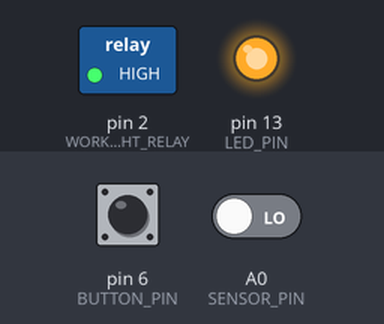
Bench run of a sketch on a simulated Arduino Uno, built with avr-gcc and run on an emulated ATmega328P. Parts: switched loads named in the sketch (green lamp = pin HIGH), output pins drawn as LEDs (lit = HIGH). The test bench sets the inputs (shaded band); at power-on: pin 6 (BUTTON_PIN) HIGH, A0 (SENSOR_PIN) LOW. Pins used as bus, display or sensor lines are not drawn; what the sketch prints to the serial monitor is not drawn.

Above: at 12.6 s.
12.7 s: pin 6 (BUTTON_PIN) pulled LOW for 0.15 s
At 14.8 s:
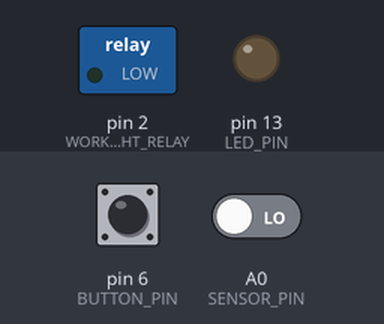
15.7 s: A0 (SENSOR_PIN) driven HIGH
At 17.5 s:
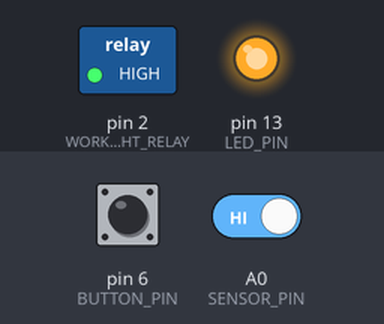
17.8 s: pin 6 (BUTTON_PIN) pulled LOW for 3.2 s
At 18.05 s:
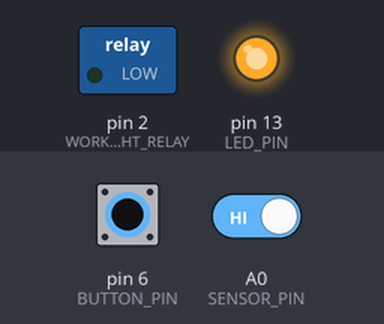
Timing chart, 0 to 23.7 s (numbered marks = the images above; inputs shaded):
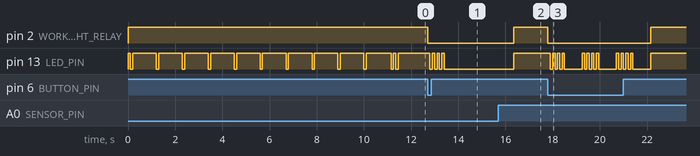

Measured:
- after the input at 12.7 s, pin 2 (WORKLIGHT_RELAY): HIGH → LOW at once; pin 13 (LED_PIN): alternates HIGH for 0.10 s and LOW for 0.10 s, 7 changes in all, then stays LOW, starting after 0.10 s
- after the input at 15.7 s, pin 2 (WORKLIGHT_RELAY), pin 13 (LED_PIN): LOW → HIGH after 0.65 s
- after the input at 17.8 s, pin 2 (WORKLIGHT_RELAY): HIGH → LOW at once, → HIGH 4.4 s later; pin 13 (LED_PIN): HIGH → LOW after 0.10 s, then repeats every 1.5 s: 2 × (HIGH 0.10 s, LOW 0.10 s), HIGH 0.10 s, LOW 0.75 s, HIGH 0.10 s, LOW 0.10 s, until it stays HIGH from 22.2 s

The sketch:

ArduinoAudioFlashTrigger.pde
```cpp
/* 	Audio camera trigger by Matt Richardson
        Heavily modified by Warren Gill
	This is a basic motion detecting camera & flash trigger for Arduino.
	Use a piezo element for the sensor (see http://www.arduino.cc/en/Tutorial/KnockSensor)
	Use opto isolators (aka optocouplers) for the flash and camera triggers
	Camera must be in BULB mode for shutter release to work
*/
#define WORKLIGHT_RELAY      2 // for turning on the work light
#define FOCUS_TRIGGER_PIN    3 // 1k resistor to pin 1 of a 4N35 to the flash
#define SHUTTER_TRIGGER_PIN  4 // 1k resistor to pin 1 of a 4N35 to the shutter
#define FLASH_TRIGGER_PIN    5 // 1k resistor to pin 1 of a 4N35
#define BUTTON_PIN           6 // Push button
#define LED_PIN             13 // Status LED
#define SENSOR_PIN          A0 // Data pin of PIR sensor

#define STANDBY              0
#define ACTIVE               1
#define SENSOR_THRESHOLD     0

const unsigned int calibrationTime = 10; // The time we give the sensor to calibrate
                                         // (10-60 secs according to the datasheet)
const unsigned int BAUD_RATE = 9600;     // Serial port baud rate

int mode = STANDBY;

// For best results, set flashDelayMS according to what type
// of shot you're doing. 0 seems best for balloon burst while
// 10 seems best for shattering glass. YMMV.
long flashDelayMS = 100;

void setup() {
  pinMode(WORKLIGHT_RELAY, OUTPUT);
  pinMode(FOCUS_TRIGGER_PIN, OUTPUT);
  pinMode(SHUTTER_TRIGGER_PIN, OUTPUT);
  pinMode(FLASH_TRIGGER_PIN, OUTPUT);
  pinMode(BUTTON_PIN, INPUT);
  pinMode(LED_PIN, OUTPUT);
  digitalWrite(WORKLIGHT_RELAY, HIGH); //turn the lights on
  digitalWrite(FOCUS_TRIGGER_PIN, LOW);
  digitalWrite(SHUTTER_TRIGGER_PIN, LOW);
  digitalWrite(FLASH_TRIGGER_PIN, LOW);
  digitalWrite(BUTTON_PIN, HIGH); //turn on internal 20 k pullup resistor so the open input state is HIGH.
  digitalWrite(LED_PIN, HIGH); //turn the LED on
  Serial.begin(BAUD_RATE);
  Serial.print("Calibrating sensor");
  for(int i = 0; i < calibrationTime; i++) {
    Serial.print(".");
    flashLED(1);
    delay(900);
  }
  Serial.println(" done.");
  Serial.println("Sensor active.");
  delay(50);
  flashLED(2);
}

void loop() {
  if (digitalRead(BUTTON_PIN) == LOW) {
    Serial.println("Activating");
    mode = ACTIVE;
    digitalWrite(WORKLIGHT_RELAY, LOW); // turn the lights off
    // Give time for light to go down and settle after button push
    // flash the led
    flashLED(4);
    digitalWrite(LED_PIN, LOW); // show we're ready
    digitalWrite(FOCUS_TRIGGER_PIN, HIGH); // camera focus
    digitalWrite(SHUTTER_TRIGGER_PIN, HIGH); // open the camera shutter
  }
  if ((mode == ACTIVE) && (digitalRead(SENSOR_PIN))) {
    // If we're in ACTIVE mode and we sense a pop:
    Serial.println("Photo!");
    delay(flashDelayMS);
    digitalWrite(FLASH_TRIGGER_PIN, HIGH); // Fire the flash
    delay(50);
    digitalWrite(FLASH_TRIGGER_PIN, LOW);
    digitalWrite(FOCUS_TRIGGER_PIN, LOW); // camera focus off
    digitalWrite(SHUTTER_TRIGGER_PIN, LOW); // close camera shutter
    mode = STANDBY;
    delay(500); // wait before turning lights on
    digitalWrite(LED_PIN, HIGH);
    digitalWrite(WORKLIGHT_RELAY, HIGH); // turn lights back on
    Serial.println("Done.");
  }
}

boolean flashLED(int n) {
  for(int i = 0; i < n; i++) {
    delay(100);
    digitalWrite(LED_PIN, LOW);
    delay(100);
    digitalWrite(LED_PIN, HIGH);
  }
  return true;
}
```
